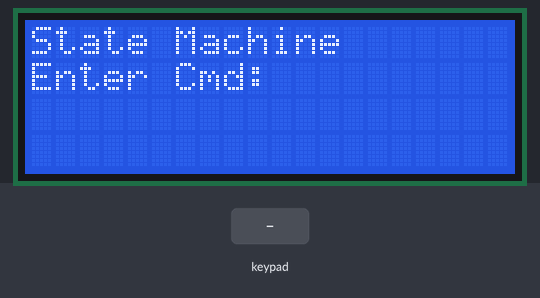
Simulated run of this sketch. Board: Arduino Uno, built with avr-gcc and run on an emulated ATmega328P. Parts: 20×4 character LCD. Inputs (shaded band) come from the test bench. What the sketch prints to the serial monitor is not drawn.

Above: at 1.2 s.
1.3 s: key '@' pressed
At 2.0 s:
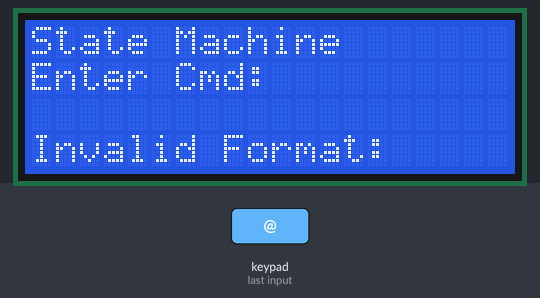
4.3 s: keypad keys 6 7 8 9 pressed 0.4 s apart
At 6.9 s:
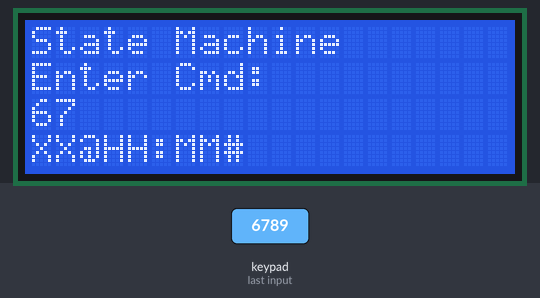
7.4 s: key '@' pressed
At 9.9 s:
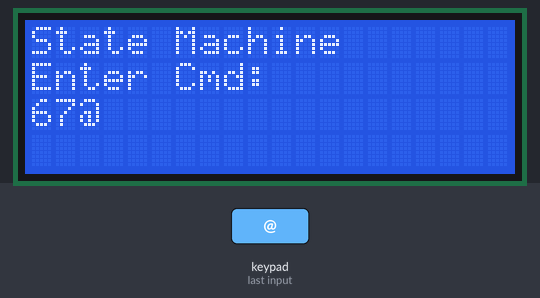
10.4 s: keypad keys 6 7 8 9 # pressed 0.4 s apart
At 12.0 s:
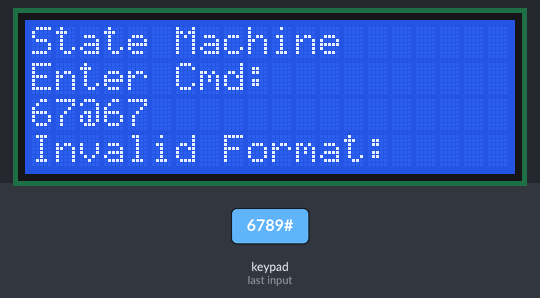
15.4 s: key ':' pressed
At 18.2 s:
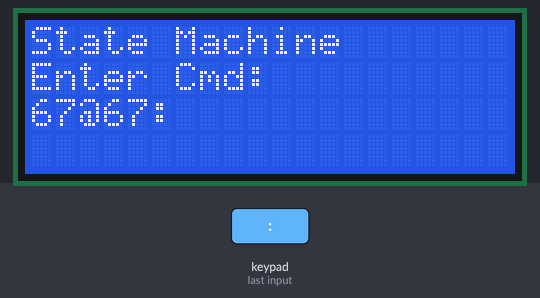
18.4 s: keypad keys 1 3 9 7 # pressed 0.4 s apart
At 20.8 s:
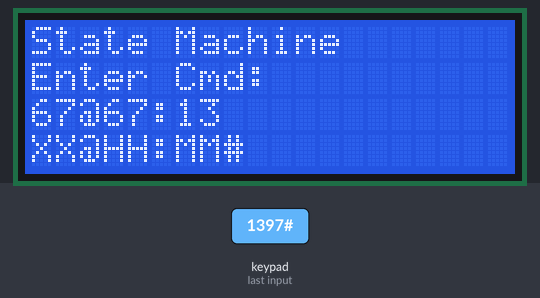
Timing chart, 0 to 22.3 s (numbered marks = the images above; inputs shaded):
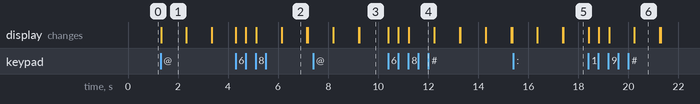

The sketch:

StateMachineInput.ino
```cpp
// Keypad Input Validation Using State Machine Programming
// Author: Tony Keith
//
// Description: Keypad Input Validation Example
//  Input Device - This code uses a 16 button keypad as the input.
//  Output Device - 4 X 20 LCD display
//
// See http://statemachineprogramming.blogspot.com/ for full details about code and project.

#include <LiquidCrystal_I2C.h>
#include <Keypad.h>
#include <Wire.h>

// Comment out to turn Serial debug OFF
#define SERIAL_DEBUG_ENABLED

// States
#define INITIAL       1
#define VALUE1        2
#define VALUE2        3
#define ATSIGN        4
#define HOUR1         5
#define HOUR2         6
#define COLON         7
#define MIN1          8
#define MIN2          9
#define EXECUTE       10
#define CLEAR         11

// 16 button keypad
const byte ROWS = 4; // define four rows
const byte COLS = 4; // define four
char keys [ROWS] [COLS] = {
{'1', '2', '3','@'},
{'4', '5', '6','B'},
{'7', '8', '9','C'},
{':', '0', '#','D'}
};

// Alpha-Numeric Key Mappings:
// A = @ (at sign)
// B = NOT USED
// D = NOT USED
// C = Clear
// * = : (colon)
// # = Execute (accept or enter or execute) the command

// 4x4 16 button - membrane keypad
// Pin  R/C Port
// 8    C4  13
// 7    C3  12
// 6    C2  11
// 5    C1  10
// 4    R4  9
// 3    R3  8
// 2    R2  7
// 1    R1  6

// Connect 4 * 4 keypad row-bit port, the corresponding digital IO ports panel
byte rowPins [ROWS] = {6,7,8,9};

// Connect 4 * 4 buttons faithfully port, the corresponding digital IO ports panel
byte colPins [COLS] = {10,11,12,13};

// Call the function library function Keypad
Keypad keypad = Keypad (makeKeymap (keys), rowPins, colPins, ROWS, COLS);

// Initialize the display
LiquidCrystal_I2C lcd(0x3F,20,4);

#define MAXCMDBUFFER  15

static char buffer[MAXCMDBUFFER];
static int index=0;
static int pos = 0;

static int state=INITIAL;

void setup () {
  lcd.init();
  lcd.backlight();
  lcd.setCursor(0,0);
  lcd.print("State Machine ");
  lcd.setCursor(0,1);
  lcd.print("Enter Cmd:");
// Serial
#ifdef SERIAL_DEBUG_ENABLED
  Serial.begin (9600);
#endif

} // setup()

void loop () {

  char key = keypad.getKey ();
  if (key != NO_KEY) {
    // Clear
    if(key == 'C') {
      state = CLEAR;
    }
    displayState(state);
    switch(state) {
      case INITIAL:
        // X
        if(validKeys0to9(key)) {
          pos = displayKey(key, pos);
          storeKey(key);
          state = VALUE1;
        } else {
          invalidFormat();
        }
      break;
      case VALUE1:
        // XX
        if(validKeys0to9(key)) {
          pos = displayKey(key, pos);
          storeKey(key);
          state = VALUE2;
        } else if (validAtSign(key)) {
          // X@
          pos = displayKey(key, pos);
          state = ATSIGN;
        } else {
          invalidFormat();
        }
      break;
      case VALUE2:
        // XX@
        if(validAtSign(key)) {
          pos = displayKey(key, pos);
          storeKey(key);
          state = ATSIGN;
        } else {
          invalidFormat();
        }
      break;
      case ATSIGN:
        // X@H, HH@H
        if(validKeys0to9(key)) {
          pos = displayKey(key, pos);
          storeKey(key);
          state = HOUR1;
        } else {
          invalidFormat();
        }
      break;
      case HOUR1:
         // X@HH, XX@HH
        if(validKeys0to9(key)) {
          pos = displayKey(key, pos);
          storeKey(key);
          state = HOUR2;
        } else if (validColon(key)) {
          // X@HH:, XX@H:
          pos = displayKey(key, pos);
          state = COLON;
        } else {
          invalidFormat();
        }
      break;
      case HOUR2:
         // X@HH:, XX@HH:
        if (validColon(key)) {
          // X@HH:, XX@H:
          pos = displayKey(key, pos);
          state = COLON;
        } else {
          invalidFormat();
        }
      break;
      case COLON:
        // X@HH:M, XX@HH:M
        if(validKeys0to5(key)) {
          pos = displayKey(key, pos);
          storeKey(key);
          state = MIN1;
        } else {
          invalidFormat();
        }
      break;
      case MIN1:
        // X@HH:MM, XX@HH:MM
        if(validKeys0to9(key)) {
          pos = displayKey(key, pos);
          storeKey(key);
          state = MIN2;
        } else {
          invalidFormat();
        }
      break;
      case MIN2:
        // X@HH:MM#, XX@HH:MM#
        if(validPoundSign(key)) {
          pos = displayKey(key, pos);
          storeKey(key);
          state = EXECUTE;
        } else {
          invalidFormat();
        }
      break;
      case CLEAR:
        clearAll();
      break;
      default:
      break;
    } // switch

#ifdef SERIAL_DEBUG_ENABLED
    Serial.print("Key:");
    Serial.print(key);
    Serial.print(" Idx:");
    Serial.println(index);
#endif
    // EXECUTE
    if(state == EXECUTE) {
        executeCmd();
        clearAll();
    }
  } // if
} // loop


// Clears resets everything
void clearAll(void) {
  buffer[0] = '\0';
  index=0;
  pos=0;
  state = INITIAL;
  clearDisplay();
} // clearAll()

// Clear the Cmd and execute area of the display
void clearDisplay(void) {
  lcd.setCursor(0,2);
  lcd.print("                    ");
  lcd.setCursor(0,3);
  lcd.print("                    ");
} // clearDisplay()

// Display format error
void invalidFormat(void) {
  lcd.setCursor(0,3);
  lcd.print("Invalid Format:");
  delay(1000);
  lcd.setCursor(0,3);
  lcd.print("XX@HH:MM#      ");
  delay(1000);
  lcd.setCursor(0,3);
  lcd.print("               ");
} // invalidFormat()

// executeCmd
void executeCmd(void) {
  lcd.setCursor(0,3);
  lcd.print("Command Accepted");
  delay(1000);
  clearDisplay();
}
// Display key on Cmd line
int displayKey(char key, int pos) {
  lcd.setCursor(pos,2);
  lcd.print(key);
  pos++;
  return(pos);
} // displayKey()

// Store key in buffer
void storeKey(char key) {
  buffer[index] = key;
  index++;
} // storeKey()

// Clear buffer
void clearBuffer(void) {
  buffer[0] = '\0';
  index=0;
} // clearBuffer()

// Display state name
void displayState(int state) {
#ifdef SERIAL_DEBUG_ENABLED
    char stateName[15];

    switch(state) {
      case INITIAL:
        strcpy(stateName, "INITIAL");
      break;
      case VALUE1:
        strcpy(stateName, "VALUE1");
      break;
      case VALUE2:
       strcpy(stateName, "VALUE2");
      break;
      case ATSIGN:
       strcpy(stateName, "ATSIGN");
      break;
      case HOUR1:
       strcpy(stateName, "HOUR1");
      break;
      case HOUR2:
       strcpy(stateName, "HOUR2");
      break;
      case COLON:
       strcpy(stateName, "COLON");
      break;
      case MIN1:
       strcpy(stateName, "MIN1");
      break;
      case MIN2:
       strcpy(stateName, "MIN2");
      break;
      case EXECUTE:
       strcpy(stateName, "EXECUTE");
      break;
      default:
        strcpy(stateName, "UNKNOWN");
      break;
  } // switch
  Serial.print("State:");
  Serial.println(stateName);
#endif
} // displayState()

// Validate keys: : (colon)
// return true if valid, else false
int validColon(int key) {
  int valid=0;
  switch(key) {
    case ':':
      valid=1;
    break;
  }
  return valid;
} // validColon()

// Validate keys: @ (at sign)
// return true if valid, else false
int validAtSign(int key) {
  int valid=0;
  switch(key) {
    case '@':
      valid=1;
    break;
  }
  return valid;
} // validAtSign()

// Validate keys: # (pound sign)
// return true if valid, else false
int validPoundSign(int key) {
  int valid=0;
  switch(key) {
    case '#':
      valid=1;
    break;
  }
  return valid;
}
// Validate keys: 0-9
// return true if valid, else false
int validKeys0to9(int key) {
  int valid=0;
  switch(key) {
    case '0':
    case '1':
    case '2':
    case '3':
    case '4':
    case '5':
    case '6':
    case '7':
    case '8':
    case '9':
      valid=1;
    break;
  }
  return valid;
} // validKey0to9()

// Validate keys: 0-5
// return true if valid, else false
int validKeys0to5(int key) {
  int valid=0;
  switch(key) {
    case '0':
    case '1':
    case '2':
    case '3':
    case '4':
    case '5':
      valid=1;
    break;
  }
  return valid;
} // validKey0to5()

// END OF FILE
```

Measured:
- after the input at 1.3 s, the display: changes at once (image 1)
- after the input at 4.3 s, the display: first changes at once (image 2 shows a later state)
- after the input at 7.4 s, the display: first differs from a run without the input after 1.8 s (image 3)
- after the input at 10.4 s, the display: first changes at once (image 4 shows a later state)
- after the input at 18.4 s, the display: first changes at once (image 6 shows a later state)
- what the display in image 1 shows lasts 1.0 s, from 1.3 s to 2.3 s
